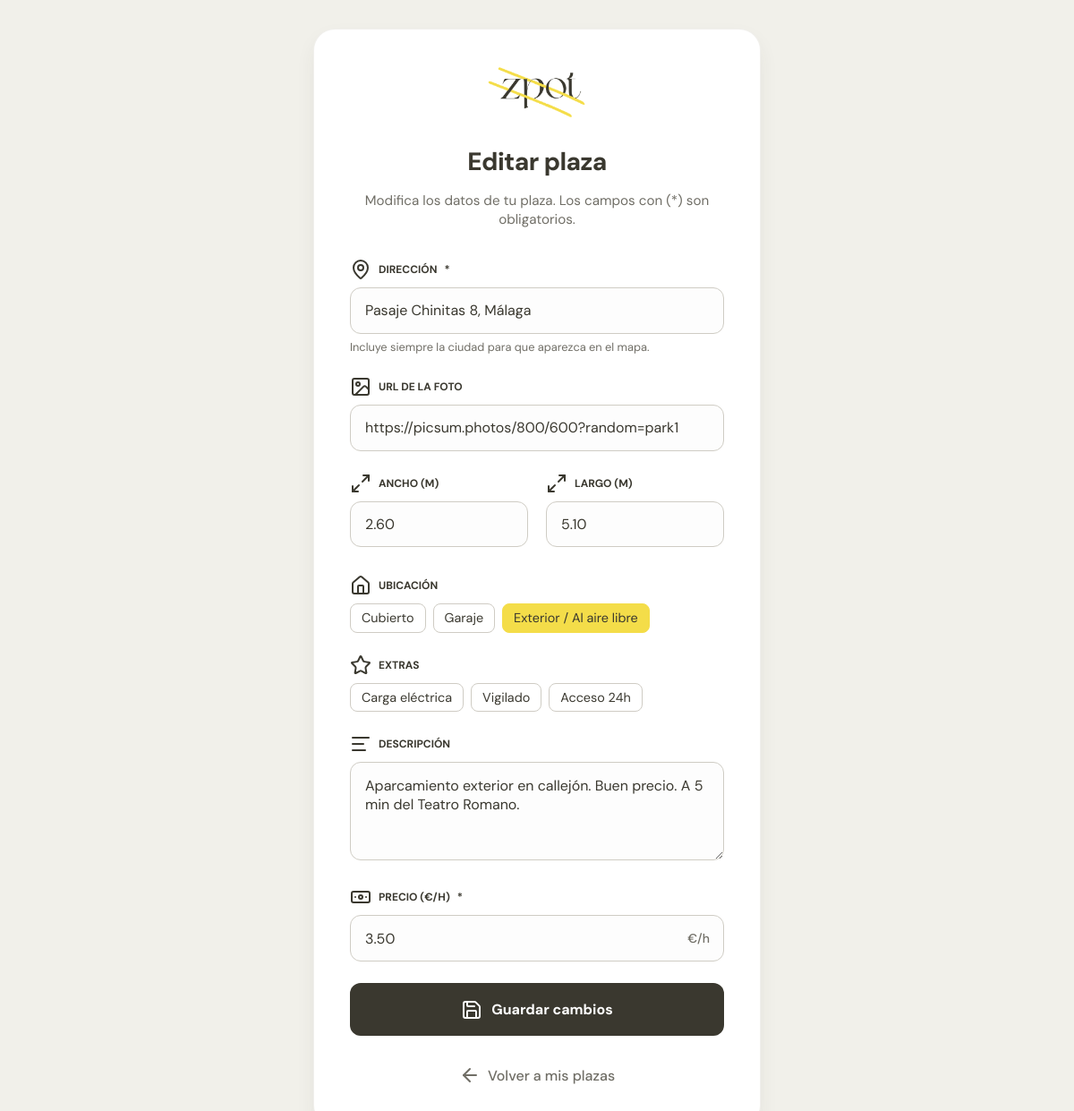
The page /backend/parking/editar_plaza.php?id_plaza=4 (signed in) on the database its author committed.
### tables this page shows
CREATE TABLE PLAZA (
    ID_plaza    INT           AUTO_INCREMENT PRIMARY KEY,
    DNI         VARCHAR(20),
    Direccion   VARCHAR(200),
    Foto        MEDIUMTEXT,
    Ancho       DECIMAL(5,2),
    Largo       DECIMAL(5,2),
    Descripcion TEXT,
    Escritura   VARCHAR(255),
    Precio      DECIMAL(10,2) NULL,
    Ubicacion   VARCHAR(20)   NULL,
    Extras      VARCHAR(200)  NULL,
    Lat         DECIMAL(10,7) NULL,
    Lng         DECIMAL(10,7) NULL,
    CONSTRAINT fk_plaza_usuario
        FOREIGN KEY (DNI) REFERENCES USUARIO(DNI) ON DELETE CASCADE
);

### backend/parking/editar_plaza.php (the view, shortened to what this page needs)
<?php
require_once '../sesion/conexion.php';
$id_plaza = isset($_GET['id_plaza']) ? (int) $_GET['id_plaza'] : 0;
$dni = $_SESSION['dni'] ?? '';
$stmt = $_conexion->prepare('SELECT * FROM PLAZA WHERE ID_plaza = ? AND DNI = ?');
$stmt->bind_param('is', $id_plaza, $dni);
$stmt->execute();
$plaza = $stmt->get_result()->fetch_assoc();
?>
<!DOCTYPE html>
<html lang="es">
<head>
    <link rel="stylesheet" href="../styles/alta_plaza.css">
</head>
<body class="auth-page">
    <div class="layout">
        <main class="card">
            <div class="logo"><a href="../index.php"><img src="../../frontend/assets/images/logo.png" alt="Zpot"></a></div>
            <h1 class="headline">Editar plaza</h1>
            <p class="support">Modifica los datos de tu plaza. Los campos con (*) son obligatorios.</p>
            <form id="plazaForm" novalidate>
                <div class="form-group">
                    <label for="direccion"><i data-lucide="map-pin"></i> Dirección <span aria-hidden="true">*</span></label>
                    <input type="text" id="direccion" name="direccion" autocomplete="street-address"
                           placeholder="Ej: Calle Larios 2, Málaga" required
                           value="<?php echo htmlspecialchars($plaza['Direccion']); ?>">
                    <span class="field-hint">Incluye siempre la ciudad para que aparezca en el mapa.</span>
                </div>
                <div class="form-group">
                    <label for="foto"><i data-lucide="image"></i>URL de la foto</label>
                    <input type="url" id="foto" name="foto" autocomplete="off" placeholder="https://..."
                           value="<?php echo htmlspecialchars($plaza['Foto'] ?? ''); ?>">
                </div>
                <div class="row-two">
                    <div class="form-group">
                        <label for="ancho"><i data-lucide="maximize-2"></i>Ancho (m)</label>
                        <input type="number" id="ancho" name="ancho" min="0" step="0.01" placeholder="2.5" inputmode="decimal"
                               value="<?php echo $plaza['Ancho'] ?? ''; ?>">
                    </div>
                    <div class="form-group">
                        <label for="largo"><i data-lucide="maximize-2"></i>Largo (m)</label>
                        <input type="number" id="largo" name="largo" min="0" step="0.01" placeholder="5" inputmode="decimal"
                               value="<?php echo $plaza['Largo'] ?? ''; ?>">
                    </div>
                </div>
                <div class="form-group">
                    <label><i data-lucide="home"></i>Ubicación</label>
                    <div class="radio-group">
                        <?php foreach (['cubierto' => 'Cubierto', 'garaje' => 'Garaje', 'exterior' => 'Exterior / Al aire libre'] as $val => $label): ?>
                            <label class="radio-option">
                                <?php echo $label; ?>
                            </label>
                        <?php endforeach; ?>
                    </div>
                </div>
                <div class="form-group">
                    <label><i data-lucide="star"></i>Extras</label>
                    <div class="radio-group">
                        <?php foreach (['ev' => 'Carga eléctrica', 'vigilado' => 'Vigilado', '24h' => 'Acceso 24h'] as $val => $label): ?>
                            <label class="radio-option">
                                <?php echo $label; ?>
                            </label>
                        <?php endforeach; ?>
                    </div>
                </div>
                <div class="form-group">
                    <label for="descripcion"><i data-lucide="align-left"></i>Descripción</label>
                    <textarea id="descripcion" name="descripcion" placeholder="Detalles del aparcamiento, acceso, seguridad..."><?php echo htmlspecialchars($plaza['Descripcion'] ?? ''); ?></textarea>
                </div>
                <div class="form-group">
                    <label for="precio"><i data-lucide="banknote"></i>Precio (€/h) <span aria-hidden="true">*</span></label>
                    <div class="input-with-symbol">
                        <input type="number" id="precio" name="precio" min="0.01" step="0.01" placeholder="4.50" inputmode="decimal" required
                               value="<?php echo $plaza['Precio'] ?? ''; ?>">
                    </div>
                </div>
                <button type="submit" class="btn btn-primary" id="submitBtn">
                    <i data-lucide="save"></i> Guardar cambios
                </button>
            </form>
            <div class="back-link-container">
                <a href="mis_plazas.php" class="back-link"><i data-lucide="arrow-left"></i> Volver a mis plazas</a>
            </div>
        </main>
    </div>
</body>
</html>

### backend/styles/alta_plaza.css (style rules this page uses)
:root { --brand-yellow: #f4dd49; --brand-dark: #3a382f; --brand-grey: #cfccc4; --brand-bg: #f1f0ea; --bg: var(--brand-bg); --card-bg: #ffffff; --text: var(--brand-dark); --text-muted: #706e66; --border: var(--brand-grey); --accent: var(--brand-yellow); --error: #d32f2f; --radius: 12px; --shadow: 0 10px 25px -5px rgba(58, 56, 47, 0.1); }
* { box-sizing: border-box; }
body { margin: 0; min-height: 100vh; font-family: 'DM Sans', -apple-system, sans-serif; color: var(--text); background-color: var(--bg); display: flex; align-items: center; justify-content: center; -webkit-font-smoothing: antialiased; }
.layout { width: 100%; display: flex; justify-content: center; padding: 2rem; }
.card { background: var(--card-bg); width: 100%; max-width: 500px; padding: 2.5rem; border-radius: 24px; box-shadow: var(--shadow); border: 1px solid rgba(207, 204, 196, 0.3); }
.logo { margin-bottom: 1.5rem; text-align: center; }
.logo img { height: 60px; width: auto; }
.headline { font-size: 1.75rem; font-weight: 800; text-align: center; margin: 0 0 0.5rem 0; letter-spacing: -0.02em; }
.support { color: var(--text-muted); font-size: 0.95rem; text-align: center; margin-bottom: 2rem; line-height: 1.4; }
.form-group { margin-bottom: 1.5rem; }
.form-group > label:not(.file-label) { display: flex; align-items: center; gap: 8px; font-size: 0.75rem; font-weight: 700; text-transform: uppercase; color: var(--brand-dark); margin-bottom: 8px; }
.form-group input, .form-group textarea { width: 100%; padding: 0.9rem 1rem; font-family: inherit; font-size: 1rem; background: #fdfdfd; border: 1.5px solid var(--border); border-radius: var(--radius); color: var(--text); transition: all 0.2s ease; }
.form-group textarea { min-height: 110px; resize: vertical; }
.row-two { display: grid; grid-template-columns: 1fr 1fr; gap: 1.25rem; }
.btn-primary { display: flex; align-items: center; justify-content: center; gap: 10px; width: 100%; padding: 1.1rem; background: var(--brand-dark); color: white; font-family: inherit; font-size: 1rem; font-weight: 700; border-radius: var(--radius); cursor: pointer; border: none; transition: all 0.2s ease; }
.input-with-symbol { position: relative; }
.input-with-symbol::after { content: '€/h'; position: absolute; right: 1rem; top: 50%; transform: translateY(-50%); color: var(--text-muted); font-size: 0.875rem; font-weight: 500; pointer-events: none; }
.input-with-symbol input { padding-right: 3.5rem; }
.back-link-container { text-align: center; margin-top: 2rem; }
.back-link { display: inline-flex; align-items: center; gap: 8px; color: var(--text-muted); text-decoration: none; font-size: 1rem; font-weight: 500; transition: all 0.2s ease; }
.radio-group { display: flex; flex-wrap: wrap; gap: 0.5rem; margin-top: 0.25rem; }
.radio-option { display: flex; align-items: center; gap: 0.4rem; padding: 0.4rem 0.75rem; border: 1.5px solid var(--border); border-radius: 8px; cursor: pointer; font-size: 0.9rem; transition: border-color 0.15s, background 0.15s; }
.radio-option:has(input:checked) { border-color: var(--accent); background: var(--accent); }
.field-hint { font-size: 0.8rem; color: var(--text-muted); margin-top: 0.4rem; display: block; }

### rows shown on the page
plaza: direccion "Pasaje Chinitas 8, Málaga", foto "https://picsum.photos/800/600?random=park1", ancho "2.60", largo "5.10", descripcion "Aparcamiento exterior en callejón. Buen precio. A 5 min del Teatro Romano.", precio "3.50"

### other values the page prints
$label "Cubierto"
$label "Garaje"
$label "Exterior / Al aire libre"
$label "Carga eléctrica"
$label "Vigilado"
$label "Acceso 24h"
